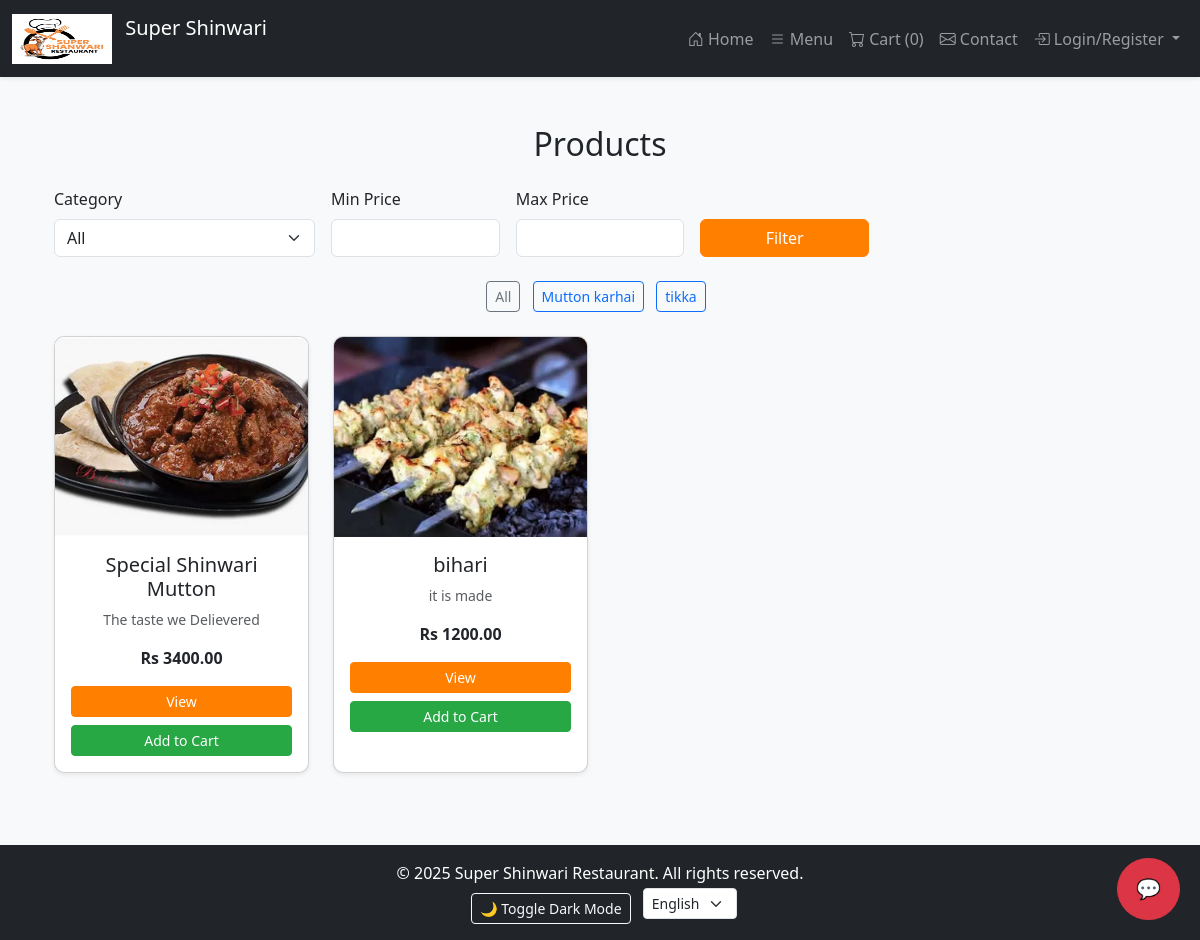
Before: /products/ with the older database file.
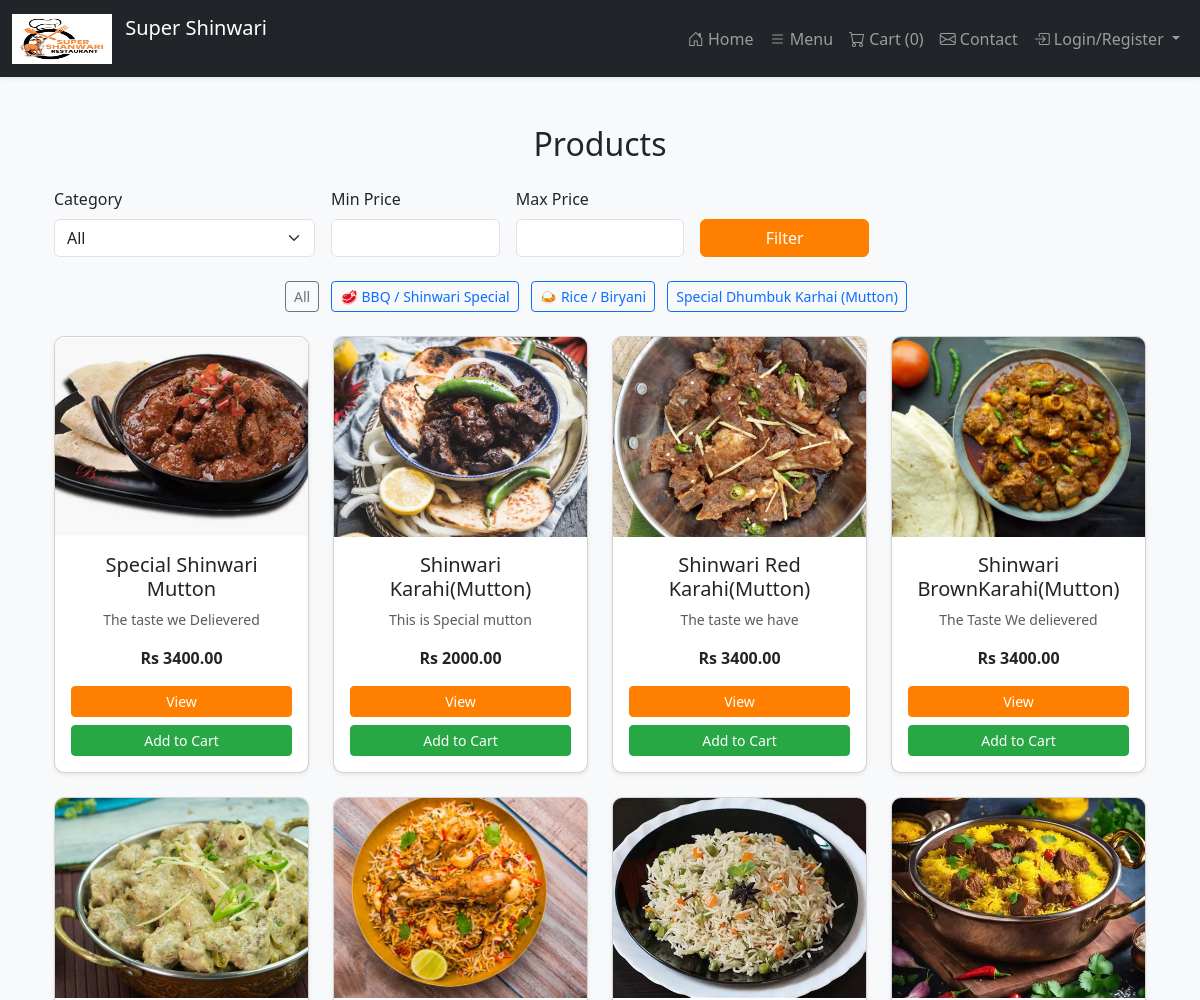
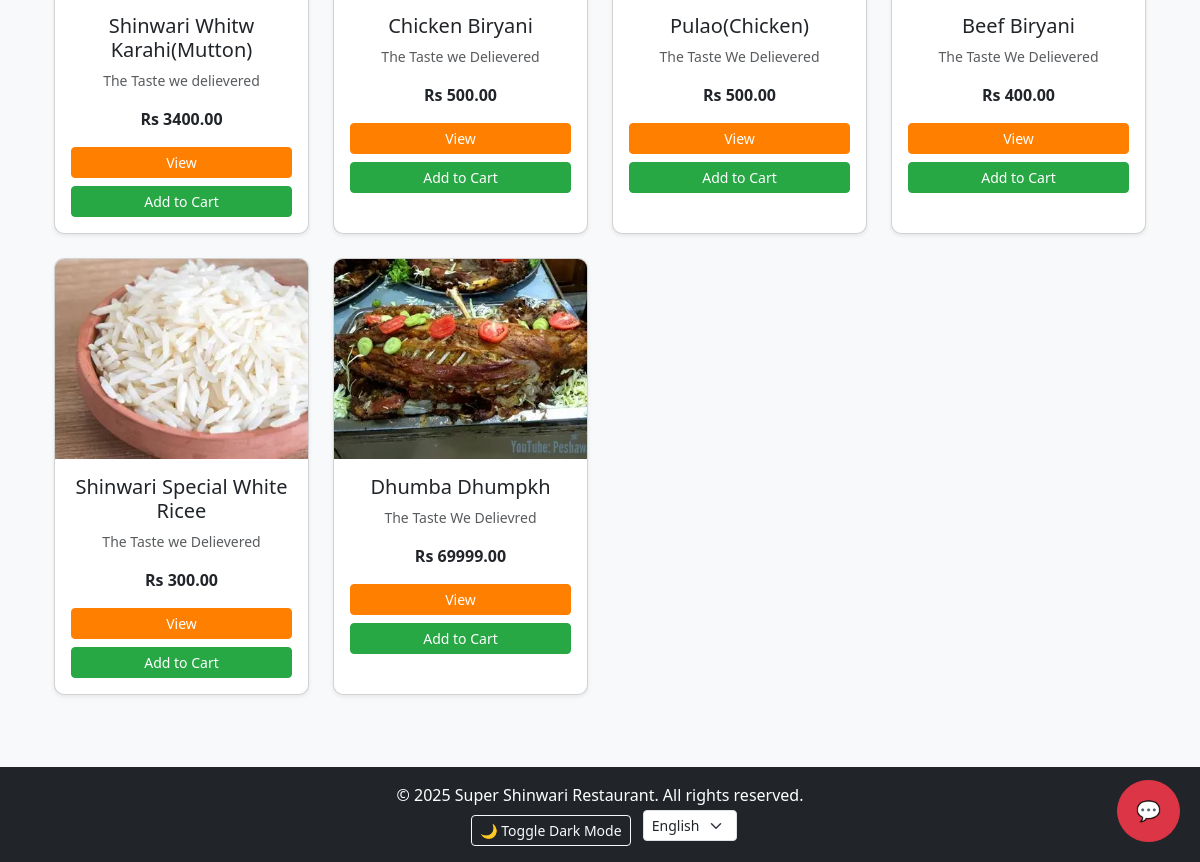
After: the same page with the newer database file (2 pictures, top to bottom).
### core/models.py (models this page shows, shortened)
class Category(models.Model):
    name = models.CharField(max_length=200, unique=True)
    image = models.ImageField(upload_to='categories/', blank=True, null=True)

class Product(models.Model):
    name = models.CharField(max_length=200)
    description = models.TextField(blank=True, null=True)
    price = models.DecimalField(max_digits=10, decimal_places=2)
    discount_price = models.DecimalField(max_digits=10, decimal_places=2, blank=True, null=True)
    available = models.BooleanField(default=True)
    image = models.ImageField(upload_to='products/', blank=True, null=True)
    category = models.ForeignKey(Category, on_delete=models.CASCADE, related_name="products")
    branch = models.ForeignKey(Branch, on_delete=models.SET_NULL, null=True, blank=True, related_name="products")
    created_at = models.DateTimeField(auto_now_add=True)
    is_featured = models.BooleanField(default=False)

### core/views.py (the view, shortened to what this page needs)
# urls.py: path('products/', views.products, name='products'),
def products(request, category_id=None):
    selected_branch = _get_selected_branch(request)
    products_qs = Product.objects.all()
    category = None
    if category_id:
        category = get_object_or_404(Category, id=category_id)
        products_qs = products_qs.filter(category=category)
    if selected_branch:
        products_qs = products_qs.filter(Q(branch__isnull=True) | Q(branch=selected_branch))
    form = ProductFilterForm(request.GET or None)
    categories_qs = Category.objects.all()
    return render(request, 'products.html', {
        'category': category,
        'products': products_qs,
        'filter_form': form,
        'categories': categories_qs,
        'selected_branch': selected_branch
    })

### core/forms.py
class ProductFilterForm(forms.Form):
    min_price = forms.DecimalField(
        required=False,
        label='Min Price',
        widget=forms.NumberInput(attrs={'class': 'form-control'})
    )
    max_price = forms.DecimalField(
        required=False,
        label='Max Price',
        widget=forms.NumberInput(attrs={'class': 'form-control'})
    )

### core/context_processors.py (called while the page is built)
def cart_item_count(request):
    total = 0
    if request.user.is_authenticated:
        cart = Cart.objects.filter(user=request.user).first()
        if cart:
            total = CartItem.objects.filter(cart=cart).aggregate(total=Sum('quantity'))['total'] or 0
    return {'cart_item_count': total}

### core/views.py (called while the page is built)
def _get_selected_branch(request):
    branch_id = request.session.get(SESSION_BRANCH_KEY)
    if branch_id:
        return Branch.objects.filter(id=branch_id).first()
    return None

### templates/products.html (shortened to what this page needs)
{% extends 'base.html' %}
{% load static %}
{% block content %}
<div class="container mt-5">
    <h2 class="text-center mb-4">Products</h2>
    <form method="get" class="row g-3 mb-4 align-items-end">
        <div class="col-md-3">
            <label for="category" class="form-label">Category</label>
            <select name="category" class="form-select">
                <option value="">All</option>
            </select>
        </div>
        <div class="col-md-2">
            <label class="form-label">Min Price</label>
            <input type="number" name="min_price" class="form-control" value="{{ request.GET.min_price }}">
        </div>
        <div class="col-md-2">
            <label class="form-label">Max Price</label>
            <input type="number" name="max_price" class="form-control" value="{{ request.GET.max_price }}">
        </div>
        <div class="col-md-2">
            <button type="submit" class="btn btn-primary w-100">Filter</button>
        </div>
    </form>
    <div class="mb-4 text-center">
        <a href="{% url 'products' %}" class="btn btn-sm btn-outline-secondary me-2">All</a>
        {% for category in categories %}
            <a href="{% url 'products' %}?category={{ category.id }}"
               class="btn btn-sm btn-outline-primary me-2">
               {{ category.name }}
            </a>
        {% endfor %}
    </div>
    <div class="row">
        {% for product in products %}
            <div class="col-md-3 mb-4">
                <div class="card h-100 shadow-sm position-relative">
                    <img src="{{ product.image.url }}" class="card-img-top" alt="{{ product.name }}" style="height:200px; object-fit:cover;">
                    <div class="card-body d-flex flex-column text-center">
                        <h5 class="card-title">{{ product.name }}</h5>
                        <p class="card-text text-muted small">{{ product.description|truncatechars:60 }}</p>
                        {% if product.discount_price %}
                            <p>
                                <span class="text-danger fw-bold">Rs {{ product.discount_price }}</span>
                                <del class="text-muted small">Rs {{ product.price }}</del>
                            </p>
                        {% else %}
                            <p class="fw-bold">Rs {{ product.price }}</p>
                        {% endif %}
                        <a href="{% url 'product_detail' product.id %}" class="btn btn-primary btn-sm w-100 mb-2">View</a>
                        <form action="{% url 'add_to_cart' product.id %}" method="POST" class="w-100">
                            <button type="submit" class="btn btn-success btn-sm w-100">Add to Cart</button>
                        </form>
                    </div>
                </div>
            </div>
        {% empty %}
            <p class="text-center">No products found.</p>
        {% endfor %}
    </div>
</div>
{% endblock %}

### templates/base.html (shortened to what this page needs)
{% load static %}
<!DOCTYPE html>
<html lang="en">
<head>
    <link href="https://cdn.jsdelivr.net/npm/bootstrap@5.3.3/dist/css/bootstrap.min.css" rel="stylesheet">
    <link href="https://cdn.jsdelivr.net/npm/bootstrap-icons@1.11.3/font/bootstrap-icons.css" rel="stylesheet">
    <link rel="stylesheet" href="{% static 'css/style.css' %}">
</head>
<body>
<nav class="navbar navbar-expand-lg navbar-dark bg-dark shadow-sm">
    <div class="container-fluid">
        <a class="navbar-brand" href="{% url 'home' %}">
            <img src="{% static 'images/logo.png' %}" alt="Logo" width="100rem" height="50rem" class="d-inline-block align-text-top">
            Super Shinwari
        </a>
        <div class="collapse navbar-collapse justify-content-end" id="navbarNav">
            <ul class="navbar-nav align-items-center">
                <li class="nav-item"><a class="nav-link" href="{% url 'home' %}"><i class="bi bi-house-door"></i> Home</a></li>
                <li class="nav-item"><a class="nav-link" href="{% url 'full_menu' %}"><i class="bi bi-list"></i> Menu</a></li>
                <li class="nav-item">
                    <a class="nav-link" href="{% url 'view_cart' %}">
                        <i class="bi bi-cart"></i> Cart {% if cart_item_count is not None %}({{ cart_item_count }}){% endif %}
                    </a>
                </li>
                <li class="nav-item"><a class="nav-link" href="{% url 'contact' %}"><i class="bi bi-envelope"></i> Contact</a></li>
                {% if user.is_authenticated %}
                    <li class="nav-item">
                        <span class="badge bg-success">Points: {{ loyalty_balance|default:0 }}</span>
                        <a class="btn btn-sm btn-outline-light ms-2" href="{% url 'loyalty_dashboard' %}">Loyalty</a>
                    </li>
                    <li class="nav-item"><a class="nav-link" href="{% url 'my_orders' %}"><i class="bi bi-bag-check"></i> My Orders</a></li>
                    <li class="nav-item"><a class="nav-link" href="{% url 'profile' %}"><i class="bi bi-person-circle"></i> My Profile</a></li>
                    {% if user.is_staff %}
                        <li class="nav-item"><a class="nav-link" href="{% url 'admin_dashboard' %}"><i class="bi bi-speedometer2"></i> Admin Dashboard</a></li>
                    {% endif %}
                    <li class="nav-item">
                        <form method="post" action="{% url 'logout' %}" class="d-inline">
                            {% csrf_token %}
                            <button type="submit" class="btn nav-link border-0 bg-transparent text-white" style="cursor:pointer;">
                                <i class="bi bi-box-arrow-right"></i> Logout
                            </button>
                        </form>
                    </li>
                {% else %}
                    <li class="nav-item dropdown">
                        <a class="nav-link dropdown-toggle" href="#" role="button" data-bs-toggle="dropdown" aria-expanded="false">
                            <i class="bi bi-box-arrow-in-right"></i> Login/Register
                        </a>
                    </li>
                {% endif %}
            </ul>
        </div>
    </div>
</nav>
<main class="container mt-4">
    {% block content %}{% endblock %}
</main>
<footer class="bg-dark text-white text-center py-3 mt-5">
    <p class="mb-0">© 2025 Super Shinwari Restaurant. All rights reserved.</p>
    <button onclick="toggleDarkMode()" class="btn btn-sm btn-outline-light ms-2 mt-2">🌙 Toggle Dark Mode</button>
    <form action="/i18n/setlang/" method="post" class="d-inline ms-2">
        <select name="language" onchange="this.form.submit()" class="form-select form-select-sm d-inline-block w-auto">
          <option value="en">English</option>
        </select>
    </form>
</footer>
<button class="btn btn-danger chat-btn" onclick="document.getElementById('chatBox').style.display='block'">💬</button>
</body>
</html>

### static/css/style.css (style rules this page uses)
body { font-family: 'Segoe UI', Tahoma, sans-serif; background-color: #f8f9fa; margin: 0; padding: 0; transition: background 0.3s, color 0.3s; }
html { scroll-behavior: smooth; }
.navbar { box-shadow: 0 4px 6px rgba(0, 0, 0, 0.1); }
.navbar-brand img { margin-right: 8px; position: relative; z-index: 2; }
.card { border-radius: 10px; overflow: hidden; box-shadow: 0 4px 10px rgba(0, 0, 0, 0.1); transition: transform 0.3s ease; }
.card-img-top, .card img { height: 200px; object-fit: cover; }
.btn-primary { background-color: #ff7f00; border-color: #ff7f00; }
.btn-success { background-color: #28a745; border-color: #28a745; }
footer { background: #222; color: #fff; text-align: center; padding: 10px 0; }

### templates/base.html (style rules this page uses)
.chat-btn { position: fixed; bottom: 20px; right: 20px; border-radius: 50%; padding: 15px 18px; font-size: 20px; z-index: 1050; }

Changed rows visible on the page:
removed Category: name "tikka"
removed Product: image (picture), name "bihari", description "it is made", price "1200.00"
changed Category: name "Mutton karhai" → "🥩 BBQ / Shinwari Special"
added Category: name "🍛 Rice / Biryani"
added Category: name "Special Dhumbuk Karhai (Mutton)"
added Product: image (picture), name "Shinwari Karahi(Mutton)", description "This is Special mutton", price "2000.00"
added Product: image (picture), name "Shinwari Red Karahi(Mutton)", description "The taste we have", price "3400.00"
added Product: image (picture), name "Shinwari BrownKarahi(Mutton)", description "The Taste We delievered", price "3400.00"
added Product: image (picture), name "Shinwari Whitw Karahi(Mutton)", description "The Taste we delievered", price "3400.00"
added Product: image (picture), name "Chicken Biryani", description "The Taste we Delievered", price "500.00"
added Product: image (picture), name "Pulao(Chicken)", description "The Taste We Delievered", price "500.00"
added Product: image (picture), name "Beef Biryani", description "The Taste We Delievered", price "400.00"
added Product: image (picture), name "Shinwari Special White Ricee", description "The Taste we Delievered", price "300.00"
added Product: image (picture), name "Dhumba Dhumpkh", description "The Taste We Delievred", price "69999.00"
